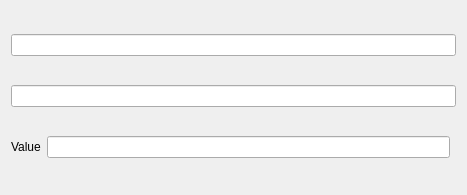
<?xml version="1.0" encoding="UTF-8"?>
<ui version="4.0">
 <class>Form</class>
 <widget class="QWidget" name="Form">
  <property name="geometry">
   <rect>
    <x>0</x>
    <y>0</y>
    <width>467</width>
    <height>195</height>
   </rect>
  </property>
  <property name="sizePolicy">
   <sizepolicy hsizetype="Preferred" vsizetype="Fixed">
    <horstretch>0</horstretch>
    <verstretch>0</verstretch>
   </sizepolicy>
  </property>
  <property name="windowTitle">
   <string>Form</string>
  </property>
  <layout class="QGridLayout" name="gridLayout">
   <item row="2" column="1">
    <widget class="QLineEdit" name="uiValue"/>
   </item>
   <item row="2" column="0">
    <widget class="QLabel" name="label">
     <property name="text">
      <string>Value</string>
     </property>
    </widget>
   </item>
   <item row="1" column="0" colspan="3">
    <widget class="QLineEdit" name="uiName">
     <property name="readOnly">
      <bool>true</bool>
     </property>
    </widget>
   </item>
   <item row="0" column="0" colspan="3">
    <widget class="QLineEdit" name="uiCollection">
     <property name="readOnly">
      <bool>true</bool>
     </property>
    </widget>
   </item>
  </layout>
 </widget>
 <resources/>
 <connections/>
</ui>
